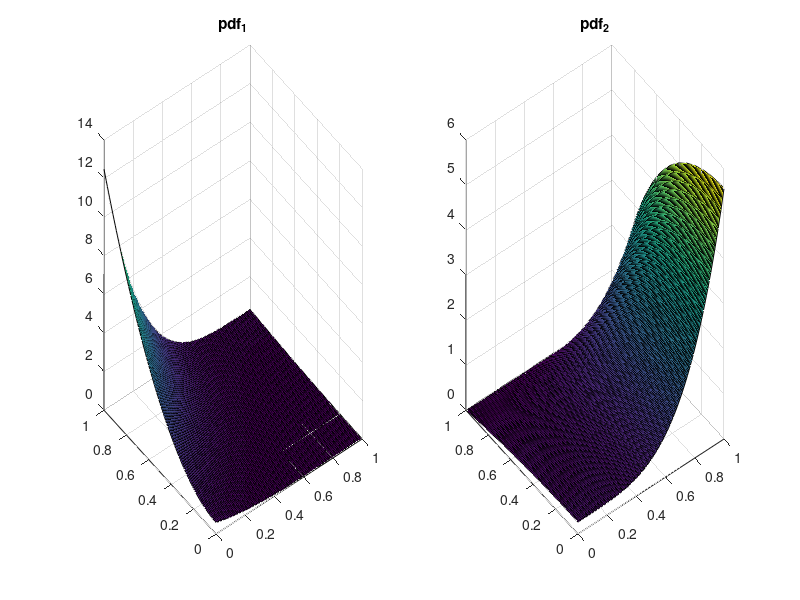

Write the MATLAB code that produced this figure.
clc
% a is the concentration of A from 0 to 1 in intervals of 0.01
a = linspace(0,1,(1-0)/0.01+1);
% b is the concentration of B from 0 to 1 in intervals of 0.01
b = linspace(0,1,(1-0)/0.01+1);

alp = 11.6;
bet = 5.3;

pdf_1 = []; %pdf matrix of the first equation
pdf_2 = []; %pdf matrix of the second equation
for x = 1:length(a)
    for y = 1: length(b)
        % calculate values of each pdf matrix
        pdf_1(x,y) = alp * ( 0.05 + a(x)^2 ) * ( (b(y)-1)^4 + 0.025 );
        pdf_2(x,y) = bet * ( 1 - a(x)^2 ) * ( 0.05 + b(y)^4 + (a(x)^2) * (b(y)^2) /2 );
    end
end
%plot first pdf 
subplot(1,2,1);
surf(a,b,pdf_1);
title('pdf_1');
hold on
%plot second pdf
subplot(1,2,2);
surf(a,b,pdf_2);
title('pdf_2');
hold on
